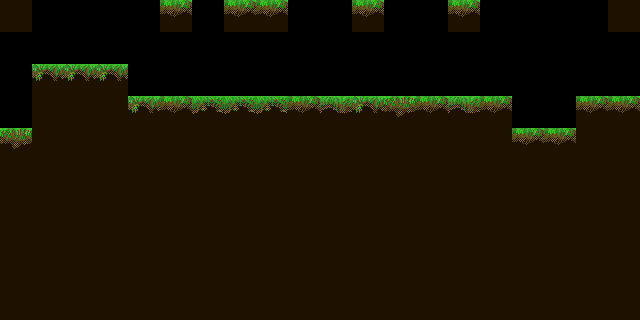

Tiled map render using the project's own tile images. Description and the whole map definition, tile-layer contents included, below:
An orthogonal 20x10 tile map with 32x32 px tiles, 1 tile layer (Tile Layer 1).

<map version="1.0" orientation="orthogonal" width="20" height="10" tilewidth="32" tileheight="32">
 <tileset firstgid="1" name="TileSet" tilewidth="32" tileheight="32">
  <image source="TileSet.png" width="256" height="32" />
 </tileset>
 <layer name="Tile Layer 1" width="20" height="10">
  <data encoding="csv">
3,0,0,0,0,4,0,4,4,0,0,4,0,0,4,0,0,0,0,3,
0,0,0,0,0,0,0,0,0,0,0,0,0,0,0,0,0,0,0,0,
0,6,6,6,0,0,0,0,0,0,0,0,0,0,0,0,0,0,0,0,
0,3,3,3,6,4,7,7,7,4,8,6,5,4,8,4,0,0,4,4,
5,3,3,3,3,3,3,3,3,3,3,3,3,3,3,3,4,4,3,3,
3,3,3,3,3,3,3,3,3,3,3,3,3,3,3,3,3,3,3,3,
3,3,3,3,3,3,3,3,3,3,3,3,3,3,3,3,3,3,3,3,
3,3,3,3,3,3,3,3,3,3,3,3,3,3,3,3,3,3,3,3,
3,3,3,3,3,3,3,3,3,3,3,3,3,3,3,3,3,3,3,3,
3,3,3,3,3,3,3,3,3,3,3,3,3,3,3,3,3,3,3,3
</data>
 </layer>
</map>